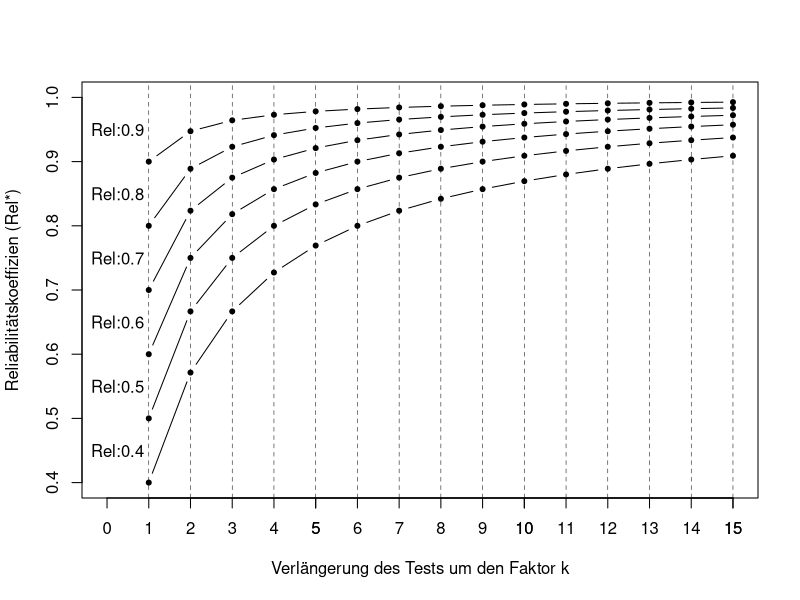
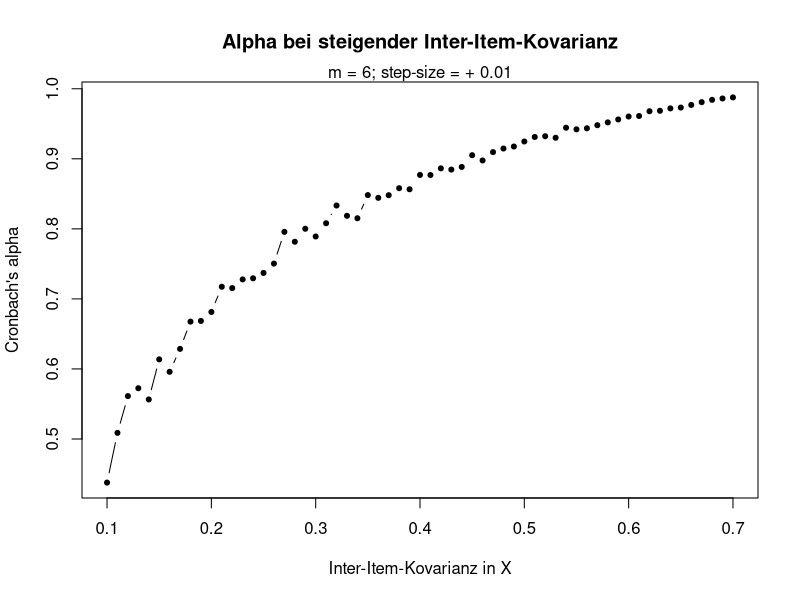
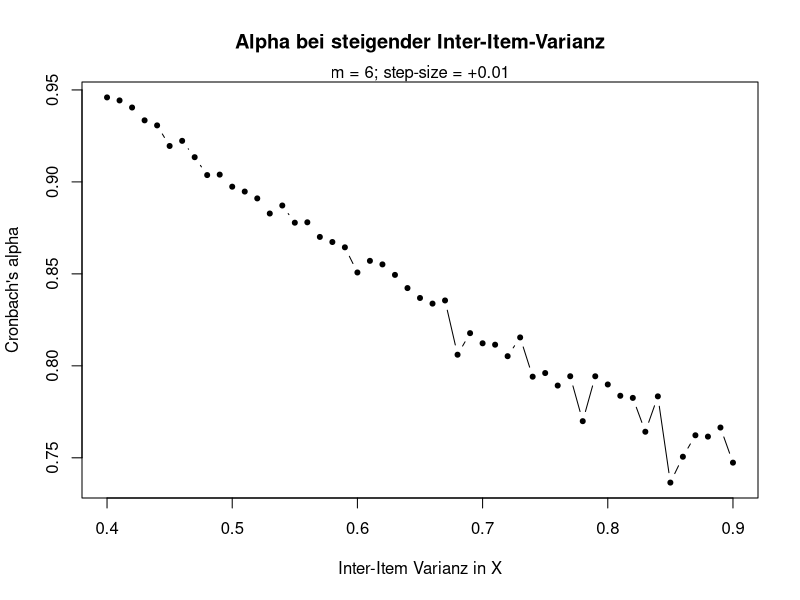

These charts were generated, in order, by the following R code:
## ---- chunk 1
knitr::opts_chunk$set(echo = TRUE)
## ---- chunk 2
set.seed(123)
## ---- chunk 3
# Tau-parallel
M <- 8
mu <- c(4,4,4,4,4,4,4,4)
# Kovarianzmatrix
Sigma <- matrix(
  c(.8, .5, .5, .5, .5, .5, .5, .5,
    .5, .8, .5, .5, .5, .5, .5, .5,
    .5, .5, .8, .5, .5, .5, .5, .5,
    .5, .5, .5, .8, .5, .5, .5, .5,
    .5, .5, .5, .5, .8, .5, .5, .5,
    .5, .5, .5, .5, .5, .8, .5, .5,
    .5, .5, .5, .5, .5, .5, .8, .5,
    .5, .5, .5, .5, .5, .5, .5, .8),
  M,M)
N <- 1000
# Multivariate Half-Normal Distribution
X <- data.frame(abs(MASS::mvrnorm(N, mu, Sigma)))
## ---- chunk 4
even <- seq(2,8, by=2)
uneven <- seq(1,8, by=2)
rsx_even <- rowSums(X[,even])
rsx_uneven <- rowSums(X[,uneven])
# Halbtestreliabilität
(Rel_halb <- cor(rsx_even, rsx_uneven))
## ---- chunk 5
Rel_SBK <- function(X_p, X_q) {
  r <- cor(X_p, X_q)
  2 * r / (1+r)
}
## ---- chunk 6
set.seed(123)
N <- 1000 
X <- data.frame(MASS::mvrnorm(N, mu, Sigma))
even <- seq(1,8, by=2)
uneven <- seq(2,8, by=2)
X_p <- rowSums(X[, even])
X_q <- rowSums(X[, uneven])
## ---- chunk 7
Rel_SBK(X_p, X_q)
## ---- chunk 8
set.seed(123)
## ---- chunk 9
N <- 100 
X <- data.frame(MASS::mvrnorm(N, mu, Sigma))
m <- length(X) ; seq <- seq(m)
rseq <- sample(seq, m, replace=FALSE)
X_p <- rowSums(X[,rseq[1:4]])
X_q <- rowSums(X[,rseq[5:8]])
(Rel_halb <- cor(X_p, X_q))
round(Rel_halb, 2)
## ---- chunk 10
Rel_SBK(X_p, X_q)
## ---- chunk 11
set.seed(123)
## ---- chunk 12
# Essenziell Tau-Äquivalent
M <- 8
mu <- c(5,4,3,4,5,3,5,4)
# Kovarianzmatrix
Sigma <- matrix(
  c(1.8, .5, .5, .5, .5, .5, .5, .5,
    .5, 1.7, .5, .5, .5, .5, .5, .5,
    .5, .5, 1.8, .5, .5, .5, .5, .5,
    .5, .5, .5, 1.6, .5, .5, .5, .5,
    .5, .5, .5, .5, 1.6, .5, .5, .5,
    .5, .5, .5, .5, .5, 1.7, .5, .5,
    .5, .5, .5, .5, .5, .5, 1.8, .5,
    .5, .5, .5, .5, .5, .5, .5, 1.8),
  M,M)
N <- 1000 
# Multivariate Half-Normal Distribution
X <- data.frame(abs(MASS::mvrnorm(N, mu, Sigma)))
## ---- chunk 13
VCOV <- cov(X)
V_items <- diag(VCOV)
V_X <- sum(VCOV)
list("Gesamtvarianz" = round(V_X, 2),
     "Itemvarianz" = round(V_items,2))
## ---- chunk 14
alpha <- function(X) {
  VCOV <- cov(X) ; m <- length(X)
  V_x <- sum(VCOV) ; V_xi <- sum(diag(VCOV))
  m/(m-1) * (1-(V_xi/V_x))
}
## ---- chunk 15
set.seed(123)
N <- 1000 
X <- data.frame(MASS::mvrnorm(N, mu, Sigma))
alpha(X)
## ---- chunk 16
item_stats <- psych::alpha(X)
item_stats$total[["raw_alpha"]]
## ---- chunk 17
set.seed(123)
## ---- chunk 18
# Tau-parallel
M <- 8
mu <- c(5,4,3,4,5,3,5,4)
# Kovarianzmatrix
Sigma <- matrix(
  c(.8, .5, .5, .5, .5, .5, .5, .5,
    .5, .8, .5, .5, .5, .5, .5, .5,
    .5, .5, .8, .5, .5, .5, .5, .5,
    .5, .5, .5, .8, .5, .5, .5, .5,
    .5, .5, .5, .5, .8, .5, .5, .5,
    .5, .5, .5, .5, .5, .8, .5, .5,
    .5, .5, .5, .5, .5, .5, .8, .5,
    .5, .5, .5, .5, .5, .5, .5, .8),
  M,M)
N <- 100
X <- data.frame(MASS::mvrnorm(N, mu, Sigma))
## ---- chunk 19
# Varianz-Kovarianz-Matrix
VCOV <- cov(X)
# Summe der Varianzen
V_items <- diag(VCOV)
# Gesamtvarianz
V_X <- sum(VCOV)
# Kennwerte
list("Gesamtvarianz" = round(V_X, 2),
     "Itemvarianz" = round(V_items,2))
## ---- chunk 20
alpha(X)
## ---- chunk 21
set.seed(123)
## ---- chunk 22
# Essenziell Tau-Äquivalent
M <- 6
mu <- c(5,4,3,4,5,3)
# Kovarianzmatrix
Sigma <- matrix(
  c(.8, .4, .4, .4, .4, .4,
    .4, .7, .4, .4, .4, .4,
    .4, .4, .8, .4, .4, .4,
    .4, .4, .4, .7, .4, .4,
    .4, .4, .4, .4, .8, .4,
    .4, .4, .4, .4, .4, .7),
  M,M)
N <- 100 
# Multivariate Half-Normal Distribution
X <- data.frame(abs(MASS::mvrnorm(N, mu, Sigma)))
## ---- chunk 23
alpha(X)
## ---- chunk 24
calc_k <- function(Rel_ast, Rel) {
 (Rel_ast * (1-Rel)) / (Rel * (1 -Rel_ast))
}
Rel_ast <- 0.99 ; Rel <- 0.85
calc_k(Rel_ast, Rel)
## ---- chunk 25
calc_k(Rel_ast=0.9, Rel=0.45)
## ---- chunk 26
calc_Rel_ast <- function(k, Rel) {
  (k * Rel) / (1 + (k-1) * Rel)
}
ks <- 1:15
plot(c(0,15), c(0.4,1), type = "n",
     xlab="Verlängerung des Tests um den Faktor k",
     ylab="Reliabilitätskoeffizien (Rel*)")
axis(1, at = ks)
rs <- seq(0.4, 0.9, by=0.1)
lapply(rs, function(r) points(ks, lapply(ks, function(k) calc_Rel_ast(k, r)), 
                              type = "b", pch=20))
text(0.25, rs + 0.05, paste0("Rel:", rs))
abline(v = ks, lty=2, lwd=.5)
## ---- chunk 27
# Essenziell Tau-Äquivalent
M <- 6
mu <- c(5,4,3,4,5,3)
# Kovarianzmatrix
Sigma <- matrix(
  c(.8, .1, .1, .1, .1, .1,
    .1, .7, .1, .1, .1, .1,
    .1, .1, .8, .1, .1, .1,
    .1, .1, .1, .7, .1, .1,
    .1, .1, .1, .1, .8, .1,
    .1, .1, .1, .1, .1, .7),
  M,M)
N <- 1000 
# Multivariate Half-Normal Distribution
X <- data.frame(abs(MASS::mvrnorm(N, mu, Sigma)))
## ---- chunk 28
sigmas <- seq(0.1, 0.7, by=0.01)
sim_alpha <- function(sigma){
  M <- 6
  mu <- c(5,4,3,4,5,3)
  Sigma <- matrix(rep(sigma, M^2), M)
  diag(Sigma) <- rep(c(.8,.7), 3)
  N <- 1e3
  X <- data.frame(abs(MASS::mvrnorm(N, mu, Sigma)))
  alpha(X)
}
alphas <- lapply(sigmas, sim_alpha)
plot(sigmas, alphas, xlab="Inter-Item-Kovarianz in X", ylab = "Cronbach's alpha",
     type="b", pch=20, main = "Alpha bei steigender Inter-Item-Kovarianz")
mtext("m = 6; step-size = + 0.01")
## ---- chunk 29
# Essenziell Tau-Äquivalent
M <- 6
mu <- c(5,4,3,4,5,3)
# Kovarianzmatrix
Sigma <- matrix(
  c(.2, .1, .1, .1, .1, .1,
    .1, .2, .1, .1, .1, .1,
    .1, .1, .2, .1, .1, .1,
    .1, .1, .1, .2, .1, .1,
    .1, .1, .1, .1, .2, .1,
    .1, .1, .1, .1, .1, .2),
  M,M)
N <- 1e3
# Multivariate Half-Normal Distribution
X <- data.frame(abs(MASS::mvrnorm(N, mu, Sigma)))
## ---- chunk 30
sim_alpha <- function(sigma_sq){
  M <- 6
  mu <- c(5,4,3,4,5,3)
  Sigma <- matrix(rep(0.3, M^2), M)
  diag(Sigma) <- rep(sigma_sq, M)
  N <- 1e3
  X <- data.frame(abs(MASS::mvrnorm(N, mu, Sigma)))
  alpha(X)
}
sigma_sqs <- seq(0.4, 0.9, by = 0.01)
alphas <- lapply(sigma_sqs, sim_alpha)
plot(sigma_sqs, alphas, xlab="Inter-Item Varianz in X", ylab = "Cronbach's alpha", type="b", pch=20, main = "Alpha bei steigender Inter-Item-Varianz")
mtext("m = 6; step-size = +0.01")
## ---- chunk 31
if(!requireNamespace("MASS", quietly = TRUE)) {
  msg <- "'MASS' is not installed, want to install it? Type 'yes' or 'no'."
  answer <- readline(prompt = message(msg))
  no_msg <- "Did not install the package `MASS`."
  switch(answer,
         yes = install.packages("MASS"),
         no = stop(no_msg, call. = FALSE),
         stop("Please answer 'yes' or 'no' (omitt quotes!)" ))
} else {
 message("`MASS is already installed!") ; Sys.sleep(1)
 message("Time to rock!\n(*weird guitar sound*)")
}
## ---- chunk 32
M <- 4
mu <- rep(5,M)
# Covariance Matrix
Sigma <- matrix(
  c(.8, .5, .5, .5,
    .5, .8, .5, .5,
    .5, .5, .8, .5,
    .5, .5, .5, .8),
  M,M)
N <- 1e5
X <- data.frame(MASS::mvrnorm(N, mu, Sigma))
# Spaltenmittelwerte (gerundet)
round(colMeans(X), digits = 1)
# Kovarianzmatrix
round(cov(X), digits = 1)
## ---- chunk 33
M <- 4
mu <- c(5,4,3,4)
# Kovarianzmatrix
Sigma <- matrix(
  c(.8, .5, .5, .5,
    .5, .8, .5, .5,
    .5, .5, .8, .5,
    .5, .5, .5, .8),
  M,M)
N <- 1e5
X <- data.frame(MASS::mvrnorm(N, mu, Sigma))
# Spaltenmittelwerte (gerundet)
round(colMeans(X), digits = 1)
# Kovarianzmatrix
round(cov(X), digits = 1)
## ---- chunk 34
M <- 4
mu <- rep(5,M)
# Kovarianzmatrix
Sigma <- matrix(
  c(.7, .5, .5, .5,
    .5, .8, .5, .5,
    .5, .5, .7, .5,
    .5, .5, .5, .6),
  M,M)
N <- 1e5
X <- data.frame(MASS::mvrnorm(N, mu, Sigma))
# Spaltenmittelwerte (gerundet)
round(colMeans(X), digits = 1)
# Kovarianzmatrix
round(cov(X), digits = 1)
## ---- chunk 35
M <- 4
mu <- c(5,4,3,4)
# Kovarianzmatrix
Sigma <- matrix(
  c(.7, .5, .5, .5,
    .5, .8, .5, .5,
    .5, .5, .7, .5,
    .5, .5, .5, .6),
  M,M)
N <- 1e5
X <- data.frame(MASS::mvrnorm(N, mu, Sigma))
# Spaltenmittelwerte (gerundet)
round(colMeans(X), digits = 1)
# Kovarianzmatrix
round(cov(X), digits = 1)
## ---- chunk 36
M <- 4
mu <- c(5,4,3,4)
# Kovarianzmatrix
Sigma <- matrix(
  c(.7, .5, .6, .7,
    .5, .8, .5, .6,
    .6, .5, .7, .5,
    .7, .6, .5, .8),
  M,M)
N <- 1e5
X <- data.frame(MASS::mvrnorm(N, mu, Sigma))
# Spaltenmittelwerte (gerundet)
round(colMeans(X), digits = 1)
# Kovarianzmatrix
round(cov(X), digits = 1)
